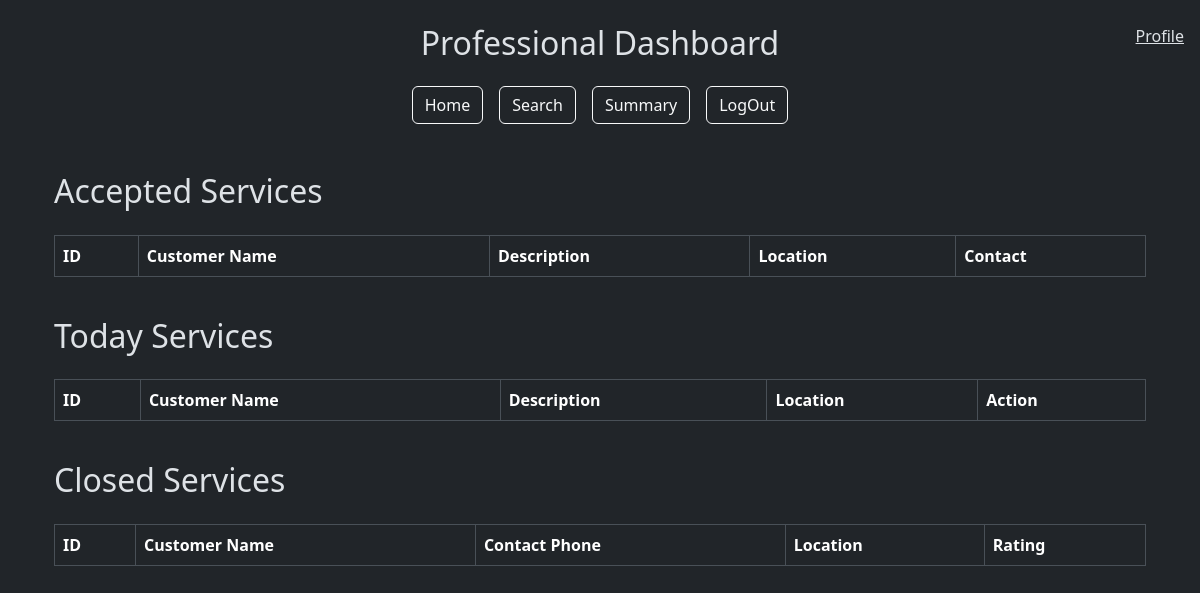
Before: /professional_dashboard (signed in) with the older database file.
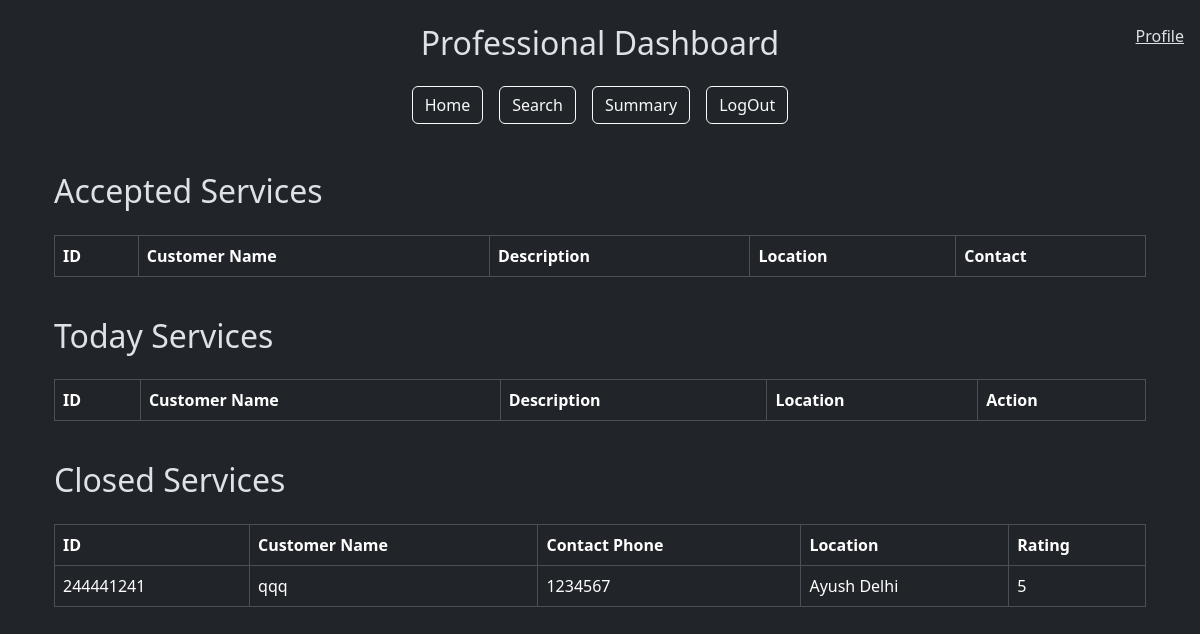
After: the same page with the newer database file.
### models.py (models this page shows)
class ServiceRequest(db.Model):
    __tablename__ = 'service_request'
    id = db.Column(db.Integer, primary_key=True)
    customer_id = db.Column(db.Integer, db.ForeignKey('customer.id'), nullable=False)  # Reference to Customer
    professional_id = db.Column(db.Integer, db.ForeignKey('professional.id'), nullable=True)  # Reference to Professional
    service_id = db.Column(db.Integer, db.ForeignKey('service.id'), nullable=False)
    date_of_request = db.Column(db.DateTime, default=datetime.utcnow, nullable=False)
    date_of_completion = db.Column(db.DateTime, nullable=True)
    status = db.Column(db.String(20), default='requested', nullable=False)
    rating = db.Column(db.Integer, nullable=True)
    remarks = db.Column(db.Text, nullable=True)
    rejected_by = db.Column(MutableList.as_mutable(JSON), default=[])
    customer = db.relationship('Customer', back_populates='service_requests')
    service = db.relationship('Service', back_populates='service_requests')
    professional = db.relationship('Professional', back_populates='service_requests')
    review = db.relationship('Review', back_populates='service_request', lazy=True)

class User(db.Model):
    __tablename__ = "user"
    id = db.Column(db.Integer, primary_key=True)
    username = db.Column(db.String(80), unique=True, nullable=False)
    passhash = db.Column(db.String(80), nullable=False)
    name = db.Column(db.String(80), nullable=False)
    role = db.Column(db.String(20), nullable=False)
    is_blocked = db.Column(db.Boolean, default=False, nullable=False)
    professional = db.relationship('Professional', backref='user', lazy=True)
    customer = db.relationship('Customer', backref='user', lazy=True)

class Customer(db.Model):
    __tablename__ = 'customer'
    id = db.Column(db.Integer, db.ForeignKey('user.id'), primary_key=True)
    address = db.Column(db.Text, nullable=False)
    pincode = db.Column(db.String(6), nullable=False)
    contact = db.Column(db.String(10), nullable=False)
    service_requests = db.relationship('ServiceRequest', back_populates='customer', lazy=True)

### app.py (the view)
@app.route('/professional_dashboard')
def professional_dashboard():
    user_id = session['user_id']
    professional = Professional.query.get(user_id)
    user = User.query.get(user_id)
    service = Service.query.all()
    accepted_services = ServiceRequest.query.filter_by(professional_id=user_id).filter_by(status='accepted').all()
    today_services = (
    db.session.query(ServiceRequest)
    .join(Service)
    .filter(Service.service_name == professional.service_name)
    .filter(ServiceRequest.status == 'requested')
    .filter(ServiceRequest.rejected_by == [])
    .all()
)
    closed_services = (
    db.session.query(ServiceRequest)
    .join(Service)
    .filter(Service.service_name == professional.service_name)
    .filter(ServiceRequest.status == 'closed')
    .filter(ServiceRequest.professional_id==user_id)
    .all()
)
    print(today_services, 'today_services')
    print(professional.address,service)
    return render_template('professional_dashboard.html',accepted_services=accepted_services,today_services=today_services, closed_services=closed_services,professional=professional, service=service,user=user)

### templates/professional_dashboard.html (shortened to what this page needs)
{% extends "layout.html" %}  {% block content %}
<div class="container mt-5">
  <span class="navbar-text position-fixed top-0 end-0 m-3">
    <a href="">Profile</a>
  </span>
  <h2 class="mt-4">Accepted Services</h2>
  <div class="table-responsive">
    <table class="table table-bordered mt-3">
      <thead>
        <tr>
          <th>ID</th>
          <th>Customer Name</th>
          <th>Description</th>
          <th>Location</th>
          <th>Contact</th>
        </tr>
      </thead>
    </table>
  </div>
  <h2 class="mt-4">Today Services</h2>
  <div class="table-responsive">
    <table class="table table-bordered mt-3">
      <thead>
        <tr>
          <th>ID</th>
          <th>Customer Name</th>
          <th>Description</th>
          <th>Location</th>
          <th>Action</th>
        </tr>
      </thead>
    </table>
  </div>
  <h2 class="mt-4">Closed Services</h2>
  <div class="table-responsive">
    <table class="table table-bordered mt-3">
      <thead>
        <tr>
          <th>ID</th>
          <th>Customer Name</th>
          <th>Contact Phone</th>
          <th>Location</th>
          <th>Rating</th>
        </tr>
      </thead>
      <tbody>
        {% for service_request in closed_services %}
        <tr>
          <td>{{ service_request.id }}</td>
          <td>{{ service_request.customer.user.name }}</td>
          <td>{{ service_request.customer.contact }}</td>
          <td>{{ service_request.customer.address }}</td>
          <td>{{ service_request.rating }}</td>
        </tr>
        {% endfor %}
      </tbody>
    </table>
  </div>
</div>
{% endblock %}

Changed rows visible on the page:
added ServiceRequest: id "244441241", customer.user.name "qqq", customer.contact "1234567", customer.address "Ayush Delhi", rating "5"
